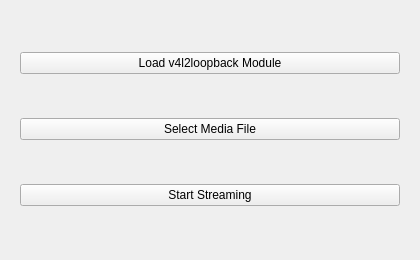
<?xml version="1.0" encoding="UTF-8"?>
<ui version="4.0">
 <class>MainWindow</class>
 <widget class="QMainWindow" name="MainWindow">
  <property name="geometry">
   <rect>
    <x>0</x>
    <y>0</y>
    <width>420</width>
    <height>260</height>
   </rect>
  </property>
  <property name="minimumSize">
   <size>
    <width>420</width>
    <height>260</height>
   </size>
  </property>
  <property name="windowTitle">
   <string>Virtual Camera</string>
  </property>
  <widget class="QWidget" name="centralwidget">
   <layout class="QGridLayout" name="gridLayout">
    <property name="leftMargin">
     <number>20</number>
    </property>
    <property name="topMargin">
     <number>18</number>
    </property>
    <property name="rightMargin">
     <number>20</number>
    </property>
    <property name="bottomMargin">
     <number>18</number>
    </property>
    <property name="horizontalSpacing">
     <number>12</number>
    </property>
    <property name="verticalSpacing">
     <number>10</number>
    </property>
    <item row="1" column="0" colspan="2">
     <widget class="QPushButton" name="btn_select_file">
      <property name="text">
       <string>Select Media File</string>
      </property>
     </widget>
    </item>
    <item row="0" column="0" colspan="2">
     <widget class="QPushButton" name="btn_load_module">
      <property name="text">
       <string>Load v4l2loopback Module</string>
      </property>
     </widget>
    </item>
    <item row="2" column="0" colspan="2">
     <widget class="QPushButton" name="btn_start">
      <property name="text">
       <string>Start Streaming</string>
      </property>
     </widget>
    </item>
   </layout>
  </widget>
  <widget class="QMenuBar" name="menuBar">
   <property name="geometry">
    <rect>
     <x>0</x>
     <y>0</y>
     <width>420</width>
     <height>28</height>
    </rect>
   </property>
  </widget>
 </widget>
 <resources/>
 <connections/>
</ui>
